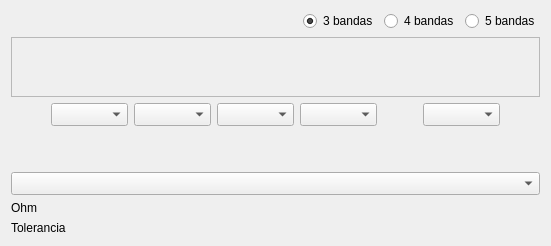
      <widget class="QWidget" name="tab_2">
       <attribute name="icon">
        <iconset resource="res.qrc">
         <normaloff>:/new/prefix1/res/resistor.png</normaloff>:/new/prefix1/res/resistor.png</iconset>
       </attribute>
       <attribute name="title">
        <string>Calc. de Colores.</string>
       </attribute>
       <attribute name="toolTip">
        <string>Calc. de Colores.</string>
       </attribute>
       <layout class="QGridLayout" name="gridLayout_2">
        <item row="1" column="0">
         <layout class="QHBoxLayout" name="horizontalLayout_2">
          <item>
           <spacer name="horizontalSpacer_5">
            <property name="orientation">
             <enum>Qt::Horizontal</enum>
            </property>
            <property name="sizeHint" stdset="0">
             <size>
              <width>40</width>
              <height>20</height>
             </size>
            </property>
           </spacer>
          </item>
          <item>
           <spacer name="horizontalSpacer_4">
            <property name="orientation">
             <enum>Qt::Horizontal</enum>
            </property>
            <property name="sizeHint" stdset="0">
             <size>
              <width>40</width>
              <height>20</height>
             </size>
            </property>
           </spacer>
          </item>
          <item>
           <widget class="QRadioButton" name="radioButton_3bandas">
            <property name="text">
             <string>3 bandas</string>
            </property>
            <property name="checked">
             <bool>true</bool>
            </property>
           </widget>
          </item>
          <item>
           <widget class="QRadioButton" name="radioButton_4bandas">
            <property name="text">
             <string>4 bandas</string>
            </property>
           </widget>
          </item>
          <item>
           <widget class="QRadioButton" name="radioButton_5bandas">
            <property name="text">
             <string>5 bandas</string>
            </property>
           </widget>
          </item>
         </layout>
        </item>
        <item row="6" column="0">
         <widget class="QLabel" name="label_ohm">
          <property name="text">
           <string>Ohm</string>
          </property>
         </widget>
        </item>
        <item row="8" column="0">
         <widget class="QLabel" name="label_tolerancia">
          <property name="text">
           <string>Tolerancia</string>
          </property>
         </widget>
        </item>
        <item row="5" column="0">
         <widget class="QComboBox" name="comboBox_prueba">
          <property name="font">
           <font>
            <pointsize>10</pointsize>
           </font>
          </property>
          <property name="styleSheet">
           <string notr="true">selection-background-color: rgb(0, 0, 0, 0);</string>
          </property>
          <property name="currentIndex">
           <number>-1</number>
          </property>
          <property name="maxVisibleItems">
           <number>12</number>
          </property>
          <item>
           <property name="text">
            <string>Negro</string>
           </property>
          </item>
          <item>
           <property name="text">
            <string>Marrón</string>
           </property>
          </item>
          <item>
           <property name="text">
            <string>Rojo</string>
           </property>
          </item>
          <item>
           <property name="text">
            <string>Naranja</string>
           </property>
          </item>
          <item>
           <property name="text">
            <string>Amarillo</string>
           </property>
          </item>
          <item>
           <property name="text">
            <string>Verde</string>
           </property>
          </item>
          <item>
           <property name="text">
            <string>Azul</string>
           </property>
           <property name="icon">
            <iconset resource="res.qrc">
             <normaloff>:/new/prefix1/res/colores/sin color.png</normaloff>:/new/prefix1/res/colores/sin color.png</iconset>
           </property>
          </item>
          <item>
           <property name="text">
            <string>Violeta</string>
           </property>
          </item>
          <item>
           <property name="text">
            <string>Gris</string>
           </property>
          </item>
          <item>
           <property name="text">
            <string>Blanco</string>
           </property>
          </item>
          <item>
           <property name="text">
            <string>Oro</string>
           </property>
          </item>
          <item>
           <property name="text">
            <string>Plata</string>
           </property>
          </item>
         </widget>
        </item>
        <item row="3" column="0">
         <layout class="QHBoxLayout" name="horizontalLayout">
          <item>
           <spacer name="horizontalSpacer_2">
            <property name="orientation">
             <enum>Qt::Horizontal</enum>
            </property>
            <property name="sizeHint" stdset="0">
             <size>
              <width>40</width>
              <height>20</height>
             </size>
            </property>
           </spacer>
          </item>
          <item>
           <widget class="QComboBox" name="comboBox_suma1">
            <property name="font">
             <font>
              <pointsize>10</pointsize>
             </font>
            </property>
            <property name="styleSheet">
             <string notr="true">selection-background-color: rgb(0, 0, 0, 0);</string>
            </property>
            <property name="currentIndex">
             <number>-1</number>
            </property>
            <property name="maxVisibleItems">
             <number>12</number>
            </property>
            <item>
             <property name="text">
              <string>Negro</string>
             </property>
            </item>
            <item>
             <property name="text">
              <string>Marrón</string>
             </property>
            </item>
            <item>
             <property name="text">
              <string>Rojo</string>
             </property>
            </item>
            <item>
             <property name="text">
              <string>Naranja</string>
             </property>
            </item>
            <item>
             <property name="text">
              <string>Amarillo</string>
             </property>
            </item>
            <item>
             <property name="text">
              <string>Verde</string>
             </property>
            </item>
            <item>
             <property name="text">
              <string>Azul</string>
             </property>
            </item>
            <item>
             <property name="text">
              <string>Violeta</string>
             </property>
            </item>
            <item>
             <property name="text">
              <string>Gris</string>
             </property>
            </item>
            <item>
             <property name="text">
              <string>Blanco</string>
             </property>
            </item>
            <item>
             <property name="text">
              <string>Oro</string>
             </property>
            </item>
            <item>
             <property name="text">
              <string>Plata</string>
             </property>
            </item>
           </widget>
          </item>
          <item>
           <widget class="QComboBox" name="comboBox_suma2">
            <property name="font">
             <font>
              <pointsize>10</pointsize>
             </font>
            </property>
            <property name="styleSheet">
             <string notr="true">selection-background-color: rgb(0, 0, 0, 0);</string>
            </property>
            <property name="currentIndex">
             <number>-1</number>
            </property>
            <property name="maxVisibleItems">
             <number>12</number>
            </property>
            <item>
             <property name="text">
              <string>Negro</string>
             </property>
            </item>
            <item>
             <property name="text">
              <string>Marrón</string>
             </property>
            </item>
            <item>
             <property name="text">
              <string>Rojo</string>
             </property>
            </item>
            <item>
             <property name="text">
              <string>Naranja</string>
             </property>
            </item>
            <item>
             <property name="text">
              <string>Amarillo</string>
             </property>
            </item>
            <item>
             <property name="text">
              <string>Verde</string>
             </property>
            </item>
            <item>
             <property name="text">
              <string>Azul</string>
             </property>
            </item>
            <item>
             <property name="text">
              <string>Violeta</string>
             </property>
            </item>
            <item>
             <property name="text">
              <string>Gris</string>
             </property>
            </item>
            <item>
             <property name="text">
              <string>Blanco</string>
             </property>
            </item>
            <item>
             <property name="text">
              <string>Oro</string>
             </property>
            </item>
            <item>
             <property name="text">
              <string>Plata</string>
             </property>
            </item>
           </widget>
          </item>
          <item>
           <widget class="QComboBox" name="comboBox_suma3">
            <property name="font">
             <font>
              <pointsize>10</pointsize>
             </font>
            </property>
            <property name="styleSheet">
             <string notr="true">selection-background-color: rgb(0, 0, 0, 0);</string>
            </property>
            <property name="currentIndex">
             <number>-1</number>
            </property>
            <property name="maxVisibleItems">
             <number>12</number>
            </property>
            <item>
             <property name="text">
              <string>Negro</string>
             </property>
            </item>
            <item>
             <property name="text">
              <string>Marrón</string>
             </property>
            </item>
            <item>
             <property name="text">
              <string>Rojo</string>
             </property>
            </item>
            <item>
             <property name="text">
              <string>Naranja</string>
             </property>
            </item>
            <item>
             <property name="text">
              <string>Amarillo</string>
             </property>
            </item>
            <item>
             <property name="text">
              <string>Verde</string>
             </property>
            </item>
            <item>
             <property name="text">
              <string>Azul</string>
             </property>
            </item>
            <item>
             <property name="text">
              <string>Violeta</string>
             </property>
            </item>
            <item>
             <property name="text">
              <string>Gris</string>
             </property>
            </item>
            <item>
             <property name="text">
              <string>Blanco</string>
             </property>
            </item>
            <item>
             <property name="text">
              <string>Oro</string>
             </property>
            </item>
            <item>
             <property name="text">
              <string>Plata</string>
             </property>
            </item>
           </widget>
          </item>
          <item>
           <widget class="QComboBox" name="comboBox_multiplicador">
            <property name="font">
             <font>
              <pointsize>10</pointsize>
             </font>
            </property>
            <property name="styleSheet">
             <string notr="true">selection-background-color: rgb(0, 0, 0, 0);</string>
            </property>
            <property name="currentIndex">
             <number>-1</number>
            </property>
            <property name="maxVisibleItems">
             <number>12</number>
            </property>
            <item>
             <property name="text">
              <string>Negro</string>
             </property>
            </item>
            <item>
             <property name="text">
              <string>Marrón</string>
             </property>
            </item>
            <item>
             <property name="text">
              <string>Rojo</string>
             </property>
            </item>
            <item>
             <property name="text">
              <string>Naranja</string>
             </property>
            </item>
            <item>
             <property name="text">
              <string>Amarillo</string>
             </property>
            </item>
            <item>
             <property name="text">
              <string>Verde</string>
             </property>
            </item>
            <item>
             <property name="text">
              <string>Azul</string>
             </property>
            </item>
            <item>
             <property name="text">
              <string>Violeta</string>
             </property>
            </item>
            <item>
             <property name="text">
              <string>Gris</string>
             </property>
            </item>
            <item>
             <property name="text">
              <string>Blanco</string>
             </property>
            </item>
            <item>
             <property name="text">
              <string>Oro</string>
             </property>
            </item>
            <item>
             <property name="text">
              <string>Plata</string>
             </property>
            </item>
           </widget>
          </item>
          <item>
           <spacer name="horizontalSpacer">
            <property name="orientation">
             <enum>Qt::Horizontal</enum>
            </property>
            <property name="sizeHint" stdset="0">
             <size>
              <width>40</width>
              <height>20</height>
             </size>
            </property>
           </spacer>
          </item>
          <item>
           <widget class="QComboBox" name="comboBox_tolerancia">
            <property name="font">
             <font>
              <pointsize>10</pointsize>
             </font>
            </property>
            <property name="styleSheet">
             <string notr="true">selection-background-color: rgb(0, 0, 0, 0);</string>
            </property>
            <property name="currentIndex">
             <number>-1</number>
            </property>
            <property name="maxVisibleItems">
             <number>12</number>
            </property>
            <item>
             <property name="text">
              <string>Negro</string>
             </property>
            </item>
            <item>
             <property name="text">
              <string>Marrón</string>
             </property>
            </item>
            <item>
             <property name="text">
              <string>Rojo</string>
             </property>
            </item>
            <item>
             <property name="text">
              <string>Naranja</string>
             </property>
            </item>
            <item>
             <property name="text">
              <string>Amarillo</string>
             </property>
            </item>
            <item>
             <property name="text">
              <string>Verde</string>
             </property>
            </item>
            <item>
             <property name="text">
              <string>Azul</string>
             </property>
            </item>
            <item>
             <property name="text">
              <string>Violeta</string>
             </property>
            </item>
            <item>
             <property name="text">
              <string>Gris</string>
             </property>
            </item>
            <item>
             <property name="text">
              <string>Blanco</string>
             </property>
            </item>
            <item>
             <property name="text">
              <string>Oro</string>
             </property>
            </item>
            <item>
             <property name="text">
              <string>Plata</string>
             </property>
            </item>
           </widget>
          </item>
          <item>
           <spacer name="horizontalSpacer_3">
            <property name="orientation">
             <enum>Qt::Horizontal</enum>
            </property>
            <property name="sizeHint" stdset="0">
             <size>
              <width>40</width>
              <height>20</height>
             </size>
            </property>
           </spacer>
          </item>
         </layout>
        </item>
        <item row="2" column="0">
         <widget class="QFrame" name="frame_3">
          <property name="frameShape">
           <enum>QFrame::StyledPanel</enum>
          </property>
          <property name="frameShadow">
           <enum>QFrame::Raised</enum>
          </property>
          <layout class="QFormLayout" name="formLayout">
           <item row="0" column="0">
            <spacer name="verticalSpacer_3">
             <property name="orientation">
              <enum>Qt::Vertical</enum>
             </property>
             <property name="sizeHint" stdset="0">
              <size>
               <width>20</width>
               <height>38</height>
              </size>
             </property>
            </spacer>
           </item>
           <item row="0" column="1">
            <spacer name="verticalSpacer_2">
             <property name="orientation">
              <enum>Qt::Vertical</enum>
             </property>
             <property name="sizeHint" stdset="0">
              <size>
               <width>20</width>
               <height>40</height>
              </size>
             </property>
            </spacer>
           </item>
          </layout>
         </widget>
        </item>
        <item row="4" column="0">
         <spacer name="verticalSpacer">
          <property name="orientation">
           <enum>Qt::Vertical</enum>
          </property>
          <property name="sizeHint" stdset="0">
           <size>
            <width>20</width>
            <height>40</height>
           </size>
          </property>
         </spacer>
        </item>
       </layout>
      </widget>
